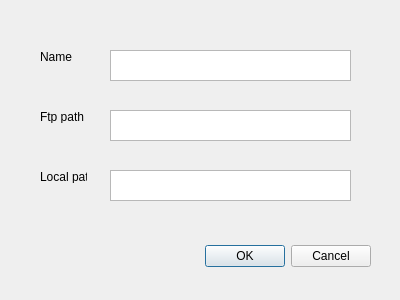
<?xml version="1.0" encoding="UTF-8"?>
<ui version="4.0">
 <class>Edit</class>
 <widget class="QDialog" name="Edit">
  <property name="geometry">
   <rect>
    <x>0</x>
    <y>0</y>
    <width>400</width>
    <height>300</height>
   </rect>
  </property>
  <property name="windowTitle">
   <string>Dialog</string>
  </property>
  <widget class="QDialogButtonBox" name="buttonBox">
   <property name="geometry">
    <rect>
     <x>30</x>
     <y>240</y>
     <width>341</width>
     <height>32</height>
    </rect>
   </property>
   <property name="orientation">
    <enum>Qt::Horizontal</enum>
   </property>
   <property name="standardButtons">
    <set>QDialogButtonBox::Cancel|QDialogButtonBox::Ok</set>
   </property>
  </widget>
  <widget class="QTextEdit" name="localPath">
   <property name="geometry">
    <rect>
     <x>110</x>
     <y>170</y>
     <width>241</width>
     <height>31</height>
    </rect>
   </property>
  </widget>
  <widget class="QTextEdit" name="ftpPath">
   <property name="geometry">
    <rect>
     <x>110</x>
     <y>110</y>
     <width>241</width>
     <height>31</height>
    </rect>
   </property>
  </widget>
  <widget class="QLabel" name="label">
   <property name="geometry">
    <rect>
     <x>40</x>
     <y>110</y>
     <width>47</width>
     <height>13</height>
    </rect>
   </property>
   <property name="text">
    <string>Ftp path</string>
   </property>
  </widget>
  <widget class="QLabel" name="label_2">
   <property name="geometry">
    <rect>
     <x>40</x>
     <y>170</y>
     <width>47</width>
     <height>13</height>
    </rect>
   </property>
   <property name="text">
    <string>Local path</string>
   </property>
  </widget>
  <widget class="QTextEdit" name="name">
   <property name="geometry">
    <rect>
     <x>110</x>
     <y>50</y>
     <width>241</width>
     <height>31</height>
    </rect>
   </property>
  </widget>
  <widget class="QLabel" name="label_3">
   <property name="geometry">
    <rect>
     <x>40</x>
     <y>50</y>
     <width>47</width>
     <height>13</height>
    </rect>
   </property>
   <property name="text">
    <string>Name</string>
   </property>
  </widget>
 </widget>
 <resources/>
 <connections>
  <connection>
   <sender>buttonBox</sender>
   <signal>accepted()</signal>
   <receiver>Edit</receiver>
   <slot>accept()</slot>
   <hints>
    <hint type="sourcelabel">
     <x>248</x>
     <y>254</y>
    </hint>
    <hint type="destinationlabel">
     <x>157</x>
     <y>274</y>
    </hint>
   </hints>
  </connection>
  <connection>
   <sender>buttonBox</sender>
   <signal>rejected()</signal>
   <receiver>Edit</receiver>
   <slot>reject()</slot>
   <hints>
    <hint type="sourcelabel">
     <x>316</x>
     <y>260</y>
    </hint>
    <hint type="destinationlabel">
     <x>286</x>
     <y>274</y>
    </hint>
   </hints>
  </connection>
 </connections>
</ui>
